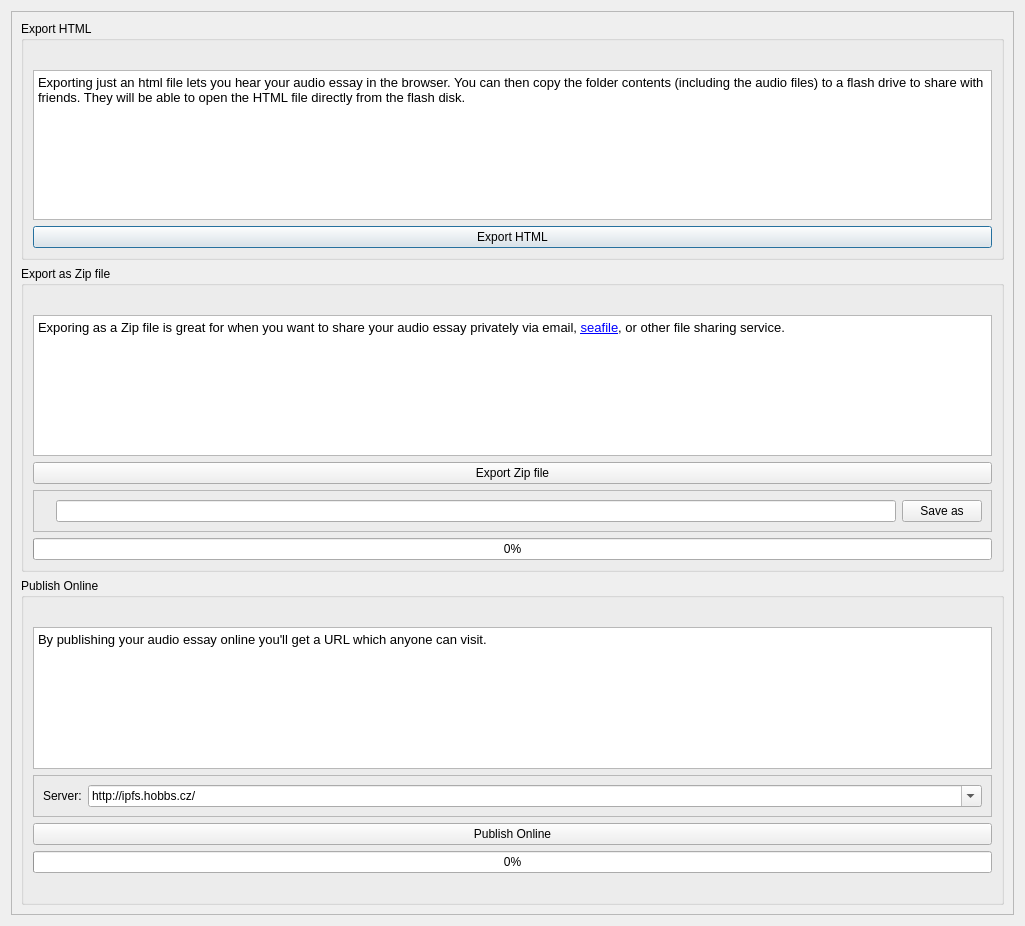
<?xml version="1.0" encoding="UTF-8"?>
<ui version="4.0">
 <class>Dialog</class>
 <widget class="QDialog" name="Dialog">
  <property name="geometry">
   <rect>
    <x>0</x>
    <y>0</y>
    <width>1025</width>
    <height>926</height>
   </rect>
  </property>
  <property name="sizePolicy">
   <sizepolicy hsizetype="Preferred" vsizetype="Preferred">
    <horstretch>0</horstretch>
    <verstretch>0</verstretch>
   </sizepolicy>
  </property>
  <property name="windowTitle">
   <string>Share your audio essay</string>
  </property>
  <layout class="QVBoxLayout" name="verticalLayout">
   <item>
    <widget class="QScrollArea" name="scrollArea">
     <property name="widgetResizable">
      <bool>true</bool>
     </property>
     <widget class="QWidget" name="scrollAreaWidgetContents">
      <property name="geometry">
       <rect>
        <x>0</x>
        <y>-222</y>
        <width>976</width>
        <height>1114</height>
       </rect>
      </property>
      <property name="sizePolicy">
       <sizepolicy hsizetype="Preferred" vsizetype="Preferred">
        <horstretch>0</horstretch>
        <verstretch>0</verstretch>
       </sizepolicy>
      </property>
      <layout class="QVBoxLayout" name="verticalLayout_2">
       <item>
        <widget class="QGroupBox" name="groupBox">
         <property name="title">
          <string>Export HTML</string>
         </property>
         <layout class="QVBoxLayout" name="verticalLayout_3">
          <item>
           <spacer name="horizontalSpacer_4">
            <property name="orientation">
             <enum>Qt::Horizontal</enum>
            </property>
            <property name="sizeHint" stdset="0">
             <size>
              <width>40</width>
              <height>20</height>
             </size>
            </property>
           </spacer>
          </item>
          <item>
           <widget class="QTextBrowser" name="textBrowser">
            <property name="sizePolicy">
             <sizepolicy hsizetype="Expanding" vsizetype="Preferred">
              <horstretch>0</horstretch>
              <verstretch>0</verstretch>
             </sizepolicy>
            </property>
            <property name="minimumSize">
             <size>
              <width>0</width>
              <height>150</height>
             </size>
            </property>
            <property name="html">
             <string>&lt;!DOCTYPE HTML PUBLIC &quot;-//W3C//DTD HTML 4.0//EN&quot; &quot;http://www.w3.org/TR/REC-html40/strict.dtd&quot;&gt;
&lt;html&gt;&lt;head&gt;&lt;meta name=&quot;qrichtext&quot; content=&quot;1&quot; /&gt;&lt;style type=&quot;text/css&quot;&gt;
p, li { white-space: pre-wrap; }
&lt;/style&gt;&lt;/head&gt;&lt;body style=&quot; font-family:'Sans'; font-size:13pt; font-weight:400; font-style:normal;&quot;&gt;
&lt;p style=&quot; margin-top:0px; margin-bottom:0px; margin-left:0px; margin-right:0px; -qt-block-indent:0; text-indent:0px;&quot;&gt;&lt;span style=&quot; font-size:10pt;&quot;&gt;Exporting just an html file lets you hear your audio essay in the browser. You can then copy the folder contents (including the audio files) to a flash drive to share with friends. They will be able to open the HTML file directly from the flash disk.&lt;/span&gt;&lt;/p&gt;&lt;/body&gt;&lt;/html&gt;</string>
            </property>
           </widget>
          </item>
          <item>
           <widget class="QPushButton" name="export_html_button">
            <property name="text">
             <string>Export HTML</string>
            </property>
           </widget>
          </item>
         </layout>
        </widget>
       </item>
       <item>
        <widget class="QGroupBox" name="groupBox_2">
         <property name="title">
          <string>Export as Zip file</string>
         </property>
         <layout class="QVBoxLayout" name="verticalLayout_4">
          <item>
           <spacer name="horizontalSpacer">
            <property name="orientation">
             <enum>Qt::Horizontal</enum>
            </property>
            <property name="sizeHint" stdset="0">
             <size>
              <width>40</width>
              <height>20</height>
             </size>
            </property>
           </spacer>
          </item>
          <item>
           <widget class="QTextBrowser" name="textBrowser_2">
            <property name="html">
             <string>&lt;!DOCTYPE HTML PUBLIC &quot;-//W3C//DTD HTML 4.0//EN&quot; &quot;http://www.w3.org/TR/REC-html40/strict.dtd&quot;&gt;
&lt;html&gt;&lt;head&gt;&lt;meta name=&quot;qrichtext&quot; content=&quot;1&quot; /&gt;&lt;style type=&quot;text/css&quot;&gt;
p, li { white-space: pre-wrap; }
&lt;/style&gt;&lt;/head&gt;&lt;body style=&quot; font-family:'Sans'; font-size:13pt; font-weight:400; font-style:normal;&quot;&gt;
&lt;p style=&quot; margin-top:0px; margin-bottom:0px; margin-left:0px; margin-right:0px; -qt-block-indent:0; text-indent:0px;&quot;&gt;&lt;span style=&quot; font-size:10pt;&quot;&gt;Exporing as a Zip file is great for when you want to share your audio essay privately via email, &lt;/span&gt;&lt;a href=&quot;https://www.seafile.com/en/home/&quot;&gt;&lt;span style=&quot; font-size:10pt; text-decoration: underline; color:#0000ff;&quot;&gt;seafile&lt;/span&gt;&lt;/a&gt;&lt;span style=&quot; font-size:10pt;&quot;&gt;, or other file sharing service.&lt;/span&gt;&lt;/p&gt;&lt;/body&gt;&lt;/html&gt;</string>
            </property>
            <property name="openExternalLinks">
             <bool>true</bool>
            </property>
            <property name="openLinks">
             <bool>true</bool>
            </property>
           </widget>
          </item>
          <item>
           <widget class="QPushButton" name="export_zip_button">
            <property name="text">
             <string>Export Zip file</string>
            </property>
           </widget>
          </item>
          <item>
           <widget class="QFrame" name="frame">
            <property name="frameShape">
             <enum>QFrame::StyledPanel</enum>
            </property>
            <property name="frameShadow">
             <enum>QFrame::Raised</enum>
            </property>
            <layout class="QHBoxLayout" name="horizontalLayout">
             <item>
              <widget class="QLabel" name="saved_to_label">
               <property name="text">
                <string/>
               </property>
              </widget>
             </item>
             <item>
              <widget class="QLineEdit" name="zip_path">
               <property name="readOnly">
                <bool>true</bool>
               </property>
              </widget>
             </item>
             <item>
              <widget class="QPushButton" name="zip_save_as_button">
               <property name="text">
                <string>Save as</string>
               </property>
              </widget>
             </item>
            </layout>
           </widget>
          </item>
          <item>
           <widget class="QProgressBar" name="zip_progress_bar">
            <property name="value">
             <number>0</number>
            </property>
           </widget>
          </item>
         </layout>
        </widget>
       </item>
       <item>
        <widget class="QGroupBox" name="groupBox_3">
         <property name="title">
          <string>Publish Online</string>
         </property>
         <layout class="QVBoxLayout" name="verticalLayout_5">
          <item>
           <spacer name="horizontalSpacer_2">
            <property name="orientation">
             <enum>Qt::Horizontal</enum>
            </property>
            <property name="sizeHint" stdset="0">
             <size>
              <width>40</width>
              <height>20</height>
             </size>
            </property>
           </spacer>
          </item>
          <item>
           <widget class="QTextBrowser" name="textBrowser_3">
            <property name="html">
             <string>&lt;!DOCTYPE HTML PUBLIC &quot;-//W3C//DTD HTML 4.0//EN&quot; &quot;http://www.w3.org/TR/REC-html40/strict.dtd&quot;&gt;
&lt;html&gt;&lt;head&gt;&lt;meta name=&quot;qrichtext&quot; content=&quot;1&quot; /&gt;&lt;style type=&quot;text/css&quot;&gt;
p, li { white-space: pre-wrap; }
&lt;/style&gt;&lt;/head&gt;&lt;body style=&quot; font-family:'Sans'; font-size:13pt; font-weight:400; font-style:normal;&quot;&gt;
&lt;p style=&quot; margin-top:0px; margin-bottom:0px; margin-left:0px; margin-right:0px; -qt-block-indent:0; text-indent:0px;&quot;&gt;&lt;span style=&quot; font-size:10pt;&quot;&gt;By publishing your audio essay online you'll get a URL which anyone can visit.&lt;/span&gt;&lt;/p&gt;&lt;/body&gt;&lt;/html&gt;</string>
            </property>
           </widget>
          </item>
          <item>
           <widget class="QFrame" name="frame_2">
            <property name="frameShape">
             <enum>QFrame::StyledPanel</enum>
            </property>
            <property name="frameShadow">
             <enum>QFrame::Raised</enum>
            </property>
            <layout class="QHBoxLayout" name="horizontalLayout_2">
             <item>
              <widget class="QLabel" name="label">
               <property name="sizePolicy">
                <sizepolicy hsizetype="Maximum" vsizetype="Maximum">
                 <horstretch>0</horstretch>
                 <verstretch>0</verstretch>
                </sizepolicy>
               </property>
               <property name="text">
                <string>Server:</string>
               </property>
              </widget>
             </item>
             <item>
              <widget class="QComboBox" name="server_combo_box">
               <property name="editable">
                <bool>true</bool>
               </property>
               <item>
                <property name="text">
                 <string>http://ipfs.hobbs.cz/</string>
                </property>
               </item>
               <item>
                <property name="text">
                 <string>https://ipfs.io/</string>
                </property>
               </item>
               <item>
                <property name="text">
                 <string>http://localhost:8080/</string>
                </property>
               </item>
              </widget>
             </item>
            </layout>
           </widget>
          </item>
          <item>
           <widget class="QPushButton" name="publish_online_button">
            <property name="text">
             <string>Publish Online</string>
            </property>
           </widget>
          </item>
          <item>
           <widget class="QProgressBar" name="publish_progress_bar">
            <property name="value">
             <number>0</number>
            </property>
           </widget>
          </item>
          <item>
           <widget class="QLabel" name="url_label">
            <property name="text">
             <string/>
            </property>
            <property name="textFormat">
             <enum>Qt::RichText</enum>
            </property>
            <property name="openExternalLinks">
             <bool>true</bool>
            </property>
            <property name="textInteractionFlags">
             <set>Qt::TextBrowserInteraction</set>
            </property>
           </widget>
          </item>
         </layout>
        </widget>
       </item>
      </layout>
     </widget>
    </widget>
   </item>
  </layout>
 </widget>
 <resources/>
 <connections/>
</ui>
